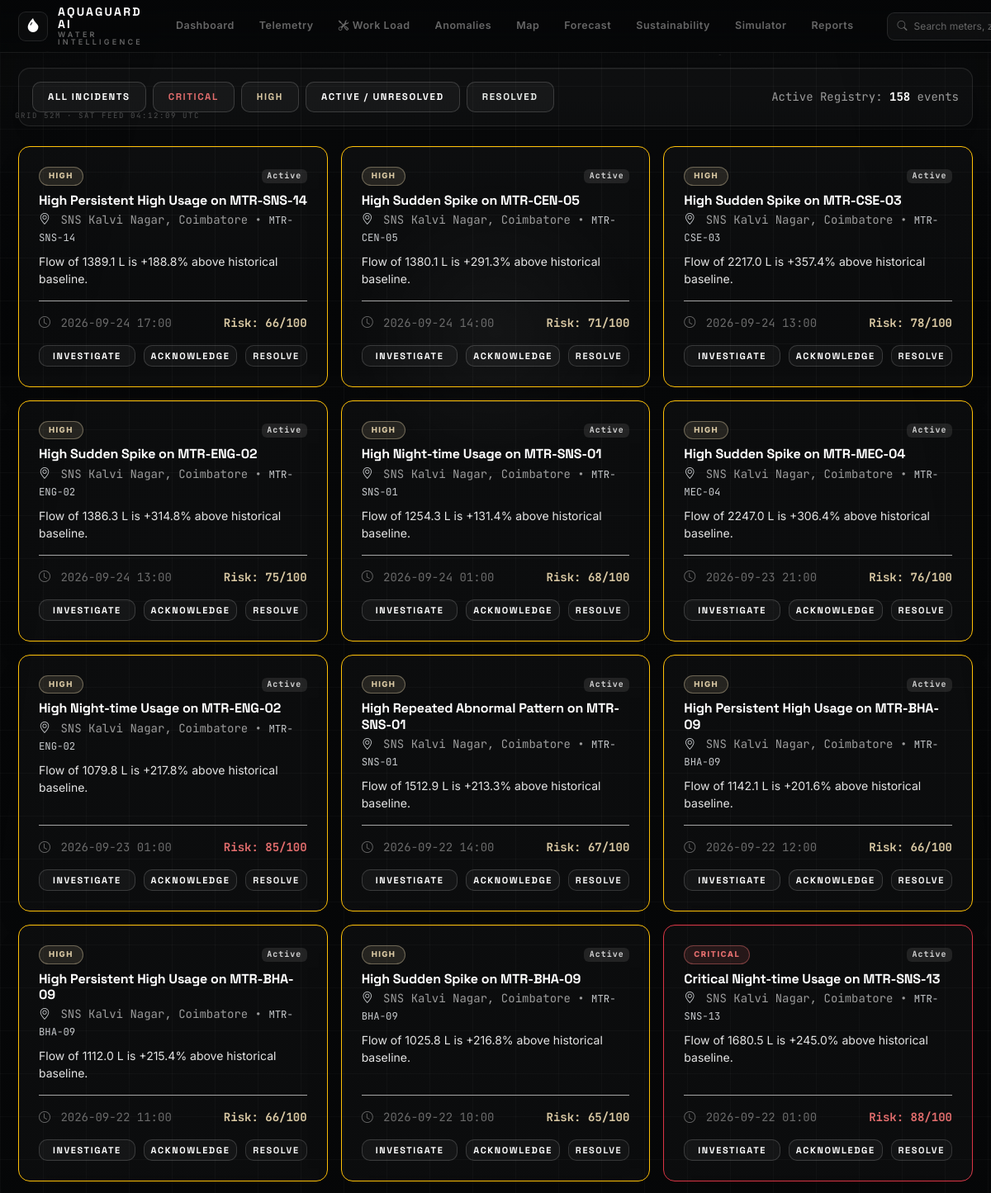
/alerts (signed in, upper part), run on the app's committed database.
### models.py (models this page shows)
class Alert(db.Model):
    __tablename__ = 'alerts'
    id = db.Column(db.Integer, primary_key=True)
    anomaly_id = db.Column(db.Integer, db.ForeignKey('anomalies.id', ondelete='CASCADE'), nullable=True)
    severity = db.Column(db.String(20), nullable=False, index=True)
    meter_id = db.Column(db.String(50), nullable=False, index=True)
    location = db.Column(db.String(100), nullable=True)
    timestamp = db.Column(db.DateTime, nullable=False)
    score = db.Column(db.Float, nullable=False)
    title = db.Column(db.String(200), nullable=False)
    description = db.Column(db.Text, nullable=True)
    status = db.Column(db.String(20), default='Active', index=True)  # Active, Acknowledged, Resolved, Dismissed
    created_at = db.Column(db.DateTime, default=datetime.now)

### routes/main_routes.py (the view)
@main_bp.route('/alerts')
@login_required
def alerts():
    severity = request.args.get('severity', '')
    status = request.args.get('status', '')
    query = Alert.query
    if severity:
        query = query.filter_by(severity=severity)
    if status:
        query = query.filter_by(status=status)
    alerts_list = query.order_by(Alert.timestamp.desc()).all()
    return render_template('pages/alerts.html', alerts=alerts_list, selected_severity=severity, selected_status=status)

### templates/pages/alerts.html (shortened to what this page needs)
{% extends 'base.html' %}
{% block content %}
<div class="glass-panel p-3 mb-4">
  <div class="d-flex flex-wrap align-items-center justify-content-between gap-3">
    <div class="d-flex flex-wrap gap-2">
      <a href="{{ url_for('main.alerts') }}" class="btn btn-sm {% if not selected_severity and not selected_status %}btn-holo{% else %}btn-holo-alt{% endif %}">ALL INCIDENTS</a>
      <a href="{{ url_for('main.alerts', severity='Critical') }}" class="btn btn-sm {% if selected_severity == 'Critical' %}btn-holo text-danger border-danger{% else %}btn-holo-alt text-danger{% endif %}">CRITICAL</a>
      <a href="{{ url_for('main.alerts', severity='High') }}" class="btn btn-sm {% if selected_severity == 'High' %}btn-holo text-warning border-warning{% else %}btn-holo-alt text-warning{% endif %}">HIGH</a>
      <a href="{{ url_for('main.alerts', status='Active') }}" class="btn btn-sm {% if selected_status == 'Active' %}btn-holo{% else %}btn-holo-alt{% endif %}">ACTIVE / UNRESOLVED</a>
      <a href="{{ url_for('main.alerts', status='Resolved') }}" class="btn btn-sm {% if selected_status == 'Resolved' %}btn-holo-eco{% else %}btn-holo-alt text-success{% endif %}">RESOLVED</a>
    </div>
    <div class="text-secondary small font-mono">
      <span>Active Registry:</span> <strong class="text-white">{{ alerts|length }}</strong> events
    </div>
  </div>
</div>
<div class="row g-3 mb-4">
  {% if alerts %}
    {% for a in alerts %}
    <div class="col-md-6 col-lg-4" id="alertCard_{{ a.id }}">
      <div class="glass-panel p-4 h-100 border-{{ 'danger' if a.severity == 'Critical' else ('warning' if a.severity == 'High' else 'secondary') }} border-opacity-30 d-flex flex-column justify-content-between {% if a.severity == 'Critical' %}holo-border-travel{% endif %}">
        <div>
          <div class="d-flex justify-content-between align-items-center mb-2">
            <span class="pill-severity pill-{{ a.severity.lower() }}">{{ a.severity }}</span>
            <span class="badge bg-secondary font-mono" id="alertStatusBadge_{{ a.id }}" style="font-size: 10px;">{{ a.status }}</span>
          </div>
          <h4 class="h6 fw-bold text-white mb-1" style="font-family: 'Space Grotesk';">{{ a.title }}</h4>
          <div class="small text-secondary mb-2 font-mono">
            <i class="bi bi-geo-alt text-info me-1"></i> {{ a.location or 'Campus Facility' }} • <code class="text-info">{{ a.meter_id }}</code>
          </div>
          <p class="text-light small mb-3">{{ a.description }}</p>
        </div>
        <div class="border-top border-secondary border-opacity-15 pt-3 mt-auto">
          <div class="d-flex justify-content-between align-items-center mb-3">
            <small class="text-muted font-mono"><i class="bi bi-clock me-1"></i> {{ a.timestamp.strftime('%Y-%m-%d %H:%M') }}</small>
            <span class="small fw-bold font-mono text-{{ 'danger' if a.score > 80 else 'warning' }}">Risk: {{ "%.0f"|format(a.score) }}/100</span>
          </div>
          <div class="d-flex justify-content-between gap-1">
            {% if a.anomaly_id %}
            <a href="{{ url_for('main.anomaly_detail', anomaly_id=a.anomaly_id) }}" class="btn btn-sm btn-holo py-1 px-3" style="font-size: 11px;">
              Investigate
            </a>
            {% endif %}
            <button type="button" class="btn btn-sm btn-holo-alt py-1 px-2" style="font-size: 11px;" onclick="updateAlertStatus({{ a.id }}, 'Acknowledged')">
              Acknowledge
            </button>
            <button type="button" class="btn btn-sm btn-holo-eco py-1 px-2" style="font-size: 11px;" onclick="updateAlertStatus({{ a.id }}, 'Resolved')">
              Resolve
            </button>
          </div>
        </div>
      </div>
    </div>
    {% endfor %}
  {% endif %}
</div>
{% endblock %}

### static/css/design3.css (style rules this page uses)
:root { --bg-deep: #050607; --bg-ocean: #0b0d0f; --bg-abyss: #030405; --aqua-1: #ffffff; --aqua-2: #d6d6d6; --aqua-3: #9fa4a8; --aqua-deep: #232629; --teal: #c8cccf; --holo-purple: #b9bdc1; --green: #e8ece9; --amber: #d9c8a3; --red: #e26d6d; --red-deep: #b54a4a; --text-hi: #f5f5f5; --text-dim: #a5a5a5; --text-mut: #666666; --bs-secondary: #a5a5a5; --bs-secondary-rgb: 165, 165, 165; --bs-secondary-color: #a5a5a5; --bs-secondary-color-rgb: 165, 165, 165; --bs-border-color: rgba(255, 255, 255, 0.10); --glass-bg: rgba(11, 13, 15, 0.55); --glass-border: rgba(255, 255, 255, 0.10); --glass-border-bright: rgba(255, 255, 255, 0.22); --glass-blur: blur(20px) saturate(1); --glow-aqua: 0 0 0 rgba(0,0,0,0); --glow-aqua-lg: 0 0 18px rgba(255,255,255,0.05); --glow-red: 0 0 16px rgba(226,109,109,0.22); --glow-green: 0 0 14px rgba(255,255,255,0.06); --card-bg: rgba(255, 255, 255, 0.025); --card-border: rgba(255, 255, 255, 0.10); --panel-bg: #101316; --panel-elev: #15191c; }
body { background: var(--bg-deep); color: var(--text-hi); }
body::before { background: radial-gradient(1100px 640px at 50% -12%, rgba(255,255,255,0.045), transparent 60%), radial-gradient(760px 520px at 100% 92%, rgba(255,255,255,0.025), transparent 55%), linear-gradient(180deg, #070809 0%, #050607 55%, #040506 100%); }
a { color: var(--text-hi); }
body::after { background: radial-gradient(120% 90% at 50% 40%, transparent 52%, rgba(2, 2, 3, 0.6) 100%); }
.glass-panel, .glass-card { background: var(--card-bg); backdrop-filter: blur(16px) saturate(1); -webkit-backdrop-filter: blur(16px) saturate(1); border: 1px solid var(--card-border); border-radius: 14px; box-shadow: 0 18px 50px -34px rgba(0,0,0,0.9), inset 0 1px 0 rgba(255,255,255,0.02); }
.glass-panel::before, .glass-card::before { background: linear-gradient(90deg, transparent, rgba(255,255,255,0.05), transparent); height: 1px; }
.holo-border-travel::after { background: linear-gradient(110deg, transparent 32%, rgba(255,255,255,0.32) 50%, transparent 68%); background-size: 220% 220%; }
.btn-holo, .btn-holo-alt, .btn-holo-eco { border-radius: 10px; font-size: 11.5px; letter-spacing: 1.6px; padding: 9px 18px; border: 1px solid rgba(255,255,255,0.16); background: rgba(255,255,255,0.04); color: #fff; box-shadow: none; }
.btn-holo-eco { color: var(--text-hi); border-color: rgba(255,255,255,.14); background: rgba(255,255,255,.03); }
.btn-holo::before, .btn-holo-alt::before, .btn-holo-eco::before { background: linear-gradient(100deg, transparent, rgba(255,255,255,0.28), transparent); }
.pill-severity { letter-spacing: 1.4px; }
.pill-critical { background: rgba(226,109,109,0.12); border: 1px solid rgba(226,109,109,0.45); color: #e26d6d; box-shadow: none; }
.pill-high { background: rgba(217,200,163,0.12); border: 1px solid rgba(217,200,163,0.4); color: #d9c8a3; }
.badge { font-family: 'JetBrains Mono'; letter-spacing: 1px; }
.bg-secondary { background: rgba(102,102,102,0.25) !important; color: #d6d6d6 !important; }
.text-info { color: #c6c9cc !important; }
.text-warning { color: #d9c8a3 !important; }
.text-success { color: #e8ece9 !important; }
.text-danger { color: #e26d6d !important; }
.text-light { color: #e4e4e4 !important; }
.text-secondary { color: #9b9b9b !important; }
.text-muted { color: #6a6a6a !important; }
* { scrollbar-width: thin; scrollbar-color: rgba(255,255,255,0.2) rgba(5,6,7,.9); }

### data on the page
Alert: severity "HIGH", status "Active", title "High Persistent High Usage on MTR-SNS-14", location "SNS Kalvi Nagar, Coimbatore", meter_id "MTR-SNS-14", description "Flow of 1389.1 L is +188.8% above historical baseline.", timestamp "2026-09-24 17:00", score "66"
Alert: severity "HIGH", status "Active", title "High Sudden Spike on MTR-CEN-05", location "SNS Kalvi Nagar, Coimbatore", meter_id "MTR-CEN-05", description "Flow of 1380.1 L is +291.3% above historical baseline.", timestamp "2026-09-24 14:00", score "71"
Alert: severity "HIGH", status "Active", title "High Sudden Spike on MTR-CSE-03", location "SNS Kalvi Nagar, Coimbatore", meter_id "MTR-CSE-03", description "Flow of 2217.0 L is +357.4% above historical baseline.", timestamp "2026-09-24 13:00", score "78"
Alert: severity "HIGH", status "Active", title "High Sudden Spike on MTR-ENG-02", location "SNS Kalvi Nagar, Coimbatore", meter_id "MTR-ENG-02", description "Flow of 1386.3 L is +314.8% above historical baseline.", timestamp "2026-09-24 13:00", score "75"
Alert: severity "HIGH", status "Active", title "High Night-time Usage on MTR-SNS-01", location "SNS Kalvi Nagar, Coimbatore", meter_id "MTR-SNS-01", description "Flow of 1254.3 L is +131.4% above historical baseline.", timestamp "2026-09-24 01:00", score "68"
Alert: severity "HIGH", status "Active", title "High Sudden Spike on MTR-MEC-04", location "SNS Kalvi Nagar, Coimbatore", meter_id "MTR-MEC-04", description "Flow of 2247.0 L is +306.4% above historical baseline.", timestamp "2026-09-23 21:00", score "76"
Alert: severity "HIGH", status "Active", title "High Night-time Usage on MTR-ENG-02", location "SNS Kalvi Nagar, Coimbatore", meter_id "MTR-ENG-02", description "Flow of 1079.8 L is +217.8% above historical baseline.", timestamp "2026-09-23 01:00", score "85"
Alert: severity "HIGH", status "Active", title "High Repeated Abnormal Pattern on MTR-SNS-01", location "SNS Kalvi Nagar, Coimbatore", meter_id "MTR-SNS-01", description "Flow of 1512.9 L is +213.3% above historical baseline.", timestamp "2026-09-22 14:00", score "67"
Alert: severity "HIGH", status "Active", title "High Persistent High Usage on MTR-BHA-09", location "SNS Kalvi Nagar, Coimbatore", meter_id "MTR-BHA-09", description "Flow of 1142.1 L is +201.6% above historical baseline.", timestamp "2026-09-22 12:00", score "66"
Alert: severity "HIGH", status "Active", title "High Persistent High Usage on MTR-BHA-09", location "SNS Kalvi Nagar, Coimbatore", meter_id "MTR-BHA-09", description "Flow of 1112.0 L is +215.4% above historical baseline.", timestamp "2026-09-22 11:00", score "66"
Alert: severity "HIGH", status "Active", title "High Sudden Spike on MTR-BHA-09", location "SNS Kalvi Nagar, Coimbatore", meter_id "MTR-BHA-09", description "Flow of 1025.8 L is +216.8% above historical baseline.", timestamp "2026-09-22 10:00", score "65"
Alert: severity "CRITICAL", status "Active", title "Critical Night-time Usage on MTR-SNS-13", location "SNS Kalvi Nagar, Coimbatore", meter_id "MTR-SNS-13", description "Flow of 1680.5 L is +245.0% above historical baseline.", timestamp "2026-09-22 01:00", score "88"

### other printed values
{{ alerts|length }} "158"
